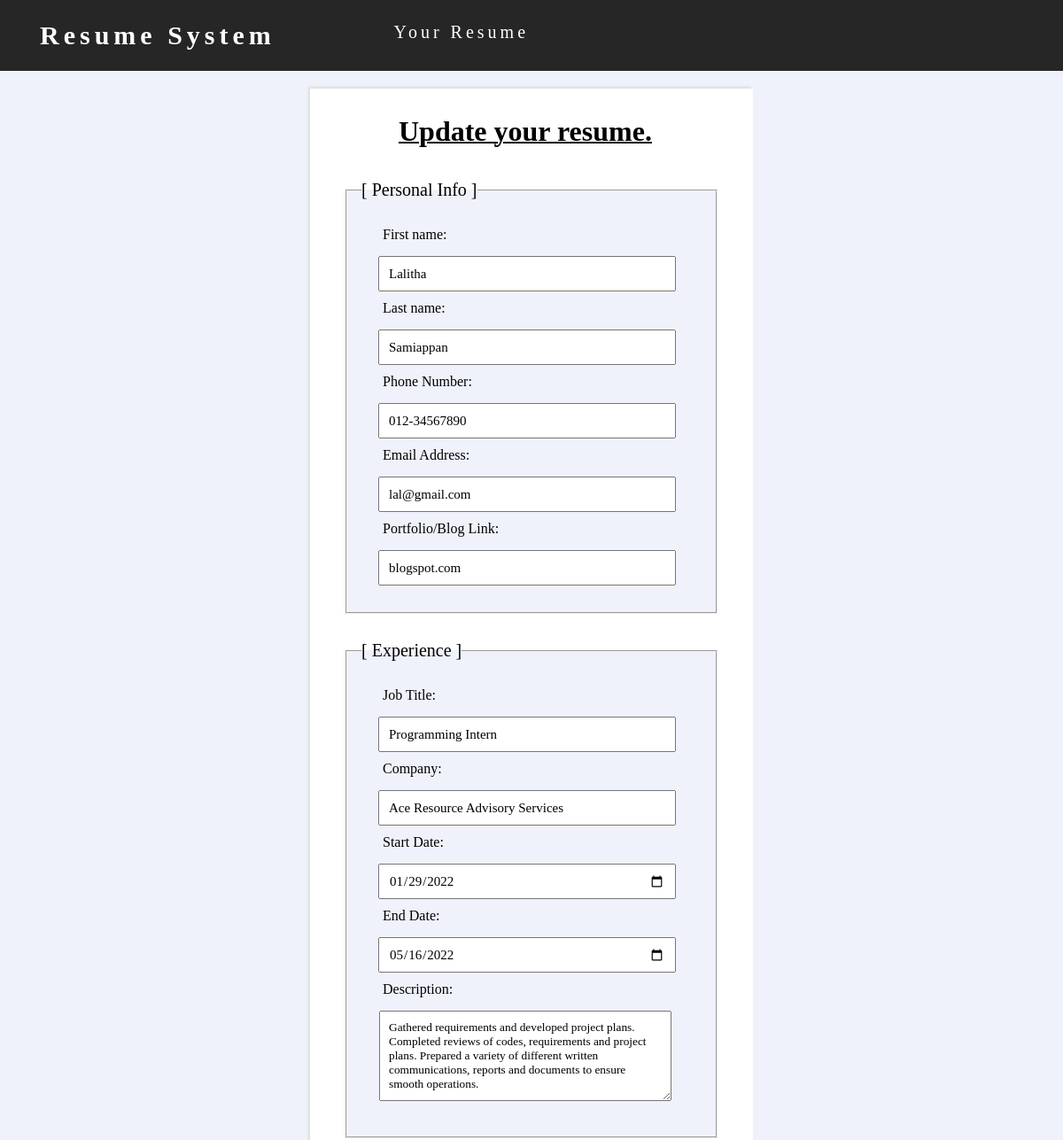
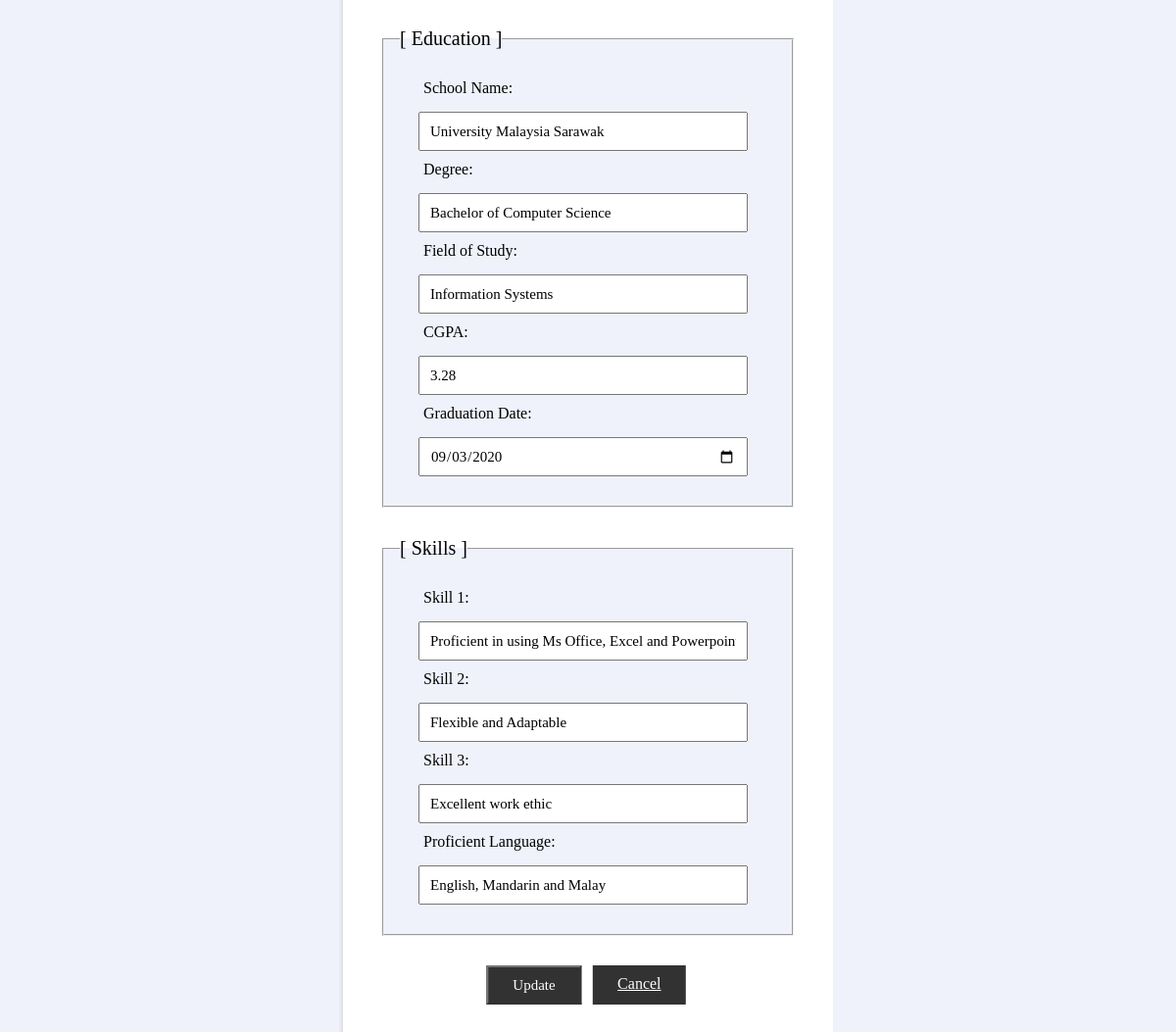
The page /pages/includes/edit.php?edit=4 on the database its author committed (2 pictures, top to bottom).
### tables this page shows
CREATE TABLE `resume` (
  `resume_id` int(11) NOT NULL,
  `fname` varchar(256) NOT NULL,
  `lname` varchar(256) NOT NULL,
  `phone` varchar(256) NOT NULL,
  `email` varchar(256) NOT NULL,
  `url` varchar(256) NOT NULL,
  `jobtitle` varchar(256) NOT NULL,
  `com_name` varchar(256) NOT NULL,
  `start_job` varchar(256) NOT NULL,
  `end_job` varchar(256) NOT NULL,
  `descrip` varchar(256) NOT NULL,
  `school` varchar(256) NOT NULL,
  `degree` varchar(256) NOT NULL,
  `field` varchar(256) NOT NULL,
  `cgpa` varchar(11) NOT NULL,
  `enddg` varchar(256) NOT NULL,
  `skill1` varchar(256) NOT NULL,
  `skill2` varchar(256) NOT NULL,
  `skill3` varchar(256) NOT NULL,
  `language` varchar(256) NOT NULL
);

### pages/includes/edit.php (the view, shortened to what this page needs)
<!DOCTYPE html>
<html>
<head>
	<link rel="stylesheet" href="https://cdnjs.cloudflare.com/ajax/libs/font-awesome/4.7.0/css/font-awesome.min.css">
	<link rel="stylesheet" href="style.css">
</head>
<body>
	<header>
	<div class="wrapper">
		<div class="logo">
			<h3>Resume System</h3>
		</div>
		<nav>
                <ul>
                 <li><a href ="../mainpage.php">Your Resume</a></li>
             </ul>
            </nav>
	</div>
	</header>
<?php
	require 'update.php';
	$resume_id = $_GET['edit'];
	$result =mysqli_query($conn, "SELECT * FROM resume where resume_id = '$resume_id'");
	$row = mysqli_fetch_assoc($result);
?>
	<div class="container">
	<form name="forms" action="update.php" method="post">
		<h1>Update your resume.</h1><br><br>
		<fieldset>
			<legend>[ Personal Info ]</legend>
		<div class="enter">
			<label for="fname">First name:</label>
			<input type="text" name="fname" value="<?php echo $row['fname']; ?>"/>
			<label for="lname">Last name:</label>
			<input type="text" name="lname" value="<?php echo $row["lname"]; ?>">
			<label for="phone">Phone Number:</label>
			<input type="text" name="phone" value="<?php echo $row["phone"]; ?>">
			<label for="email">Email Address:</label>
			<input type="email" name="email" value="<?php echo $row["email"]; ?>">
			<label for="url">Portfolio/Blog Link:</label>
			<input type="text" name="url" value="<?php echo $row["url"]; ?>">
		</div>
		</fieldset>
		<fieldset>
			<legend>[ Experience ]</legend>
			<div class="enter">
				<label for="jobtitle">Job Title:</label>
				<input type="text" name="jobtitle" value="<?php echo $row["jobtitle"]; ?>">
				<label for="com_name">Company:</label>
				<input type="text" name="com_name" value="<?php echo $row["com_name"]; ?>">
				<label for="start_job">Start Date:</label>
				<input type="date" name="start_job" value="<?php echo $row["start_job"]; ?>">
				<label for="end_job">End Date:</label>
				<input type="date" name="end_job" value="<?php echo $row["end_job"]; ?>">
				<label for="descrip">Description:</label>
				<textarea name="descrip" rows="5"><?php echo $row["descrip"]; ?></textarea>
			</div>
		</fieldset>
		<fieldset>
			<legend>[ Education ]</legend>
			<div class="enter">
				<label for="school">School Name:</label>
				<input type="text" name="school" value="<?php echo $row["school"]; ?>">
				<label for="degree">Degree:</label>
				<input type="text" name="degree" value="<?php echo $row["degree"]; ?>">
				<label for="field">Field of Study:</label>
				<input type="text" name="field" value="<?php echo $row["field"]; ?>">
				<label for="cgpa">CGPA:</label>
				<input type="text" name="cgpa" value="<?php echo $row["cgpa"]; ?>">
				<label for="enddg">Graduation Date:</label>
				<input type="date" name="enddg" value="<?php echo $row["enddg"]; ?>">
			</div>
		</fieldset>
		<fieldset>
			<legend>[ Skills ]</legend>
		<div class="enter">
			<label for="skill1">Skill 1:</label>
			<input type="text" name="skill1" value="<?php echo $row["skill1"]; ?>">
			<label for="skill2">Skill 2:</label>
			<input type="text" name="skill2" value="<?php echo $row["skill2"]; ?>">
			<label for="skill3">Skill 3:</label>
			<input type="text" name="skill3" value="<?php echo $row["skill3"]; ?>">
			<label for="language">Proficient Language:</label>
			<input type="text" name="language" value="<?php echo $row["language"]; ?>">
		</div>
	</fieldset>
	<div class="wrapper-button">
		<input class="edit" type="submit" name="submit" value="Update"><a href="../mainpage.php" id="link" class="edit">Cancel</a>
	</div>
	</form>
	</div>
</body>
</html>

### pages/includes/style.css (style rules this page uses)
* { margin: 0; padding: 0; box-sizing: border-box; font-family: Lora; }
body { justify-content: center; align-items: center; background: #EFF2FA; }
header { background: #262626; width: 100%; height: 80px; z-index:12; position:fixed; }
.wrapper { width: 1170px; margin:0 auto; }
.logo { width:30%; float:left; line-height:80px; }
.logo h3 { text-decoration: none; padding-left: 30px; font-size:30px; color:#fff; font-family: Ubuntu; letter-spacing: 5px; }
nav { width:65%; margin: auto; padding: 25px 0; display: flex; font-family: Lora; align-items: center; letter-spacing: 4px; font-size: 20px; color: #fff; justify-content: space-between; float: right; }
nav ul li { list-style:none; display: inline-block; margin: 0 20px; position: relative; }
nav ul li a { text-decoration: none; color: #fff; }
nav ul li::after { content: ''; height: 3px; width: 0; background: #fff; position: absolute; left: 0; bottom: -10px; transition: 0.5s; }
.container { position: relative; width: 500px; justify-content: center; align-items: center; top: 100px; margin: 0 auto; margin-bottom: 200px; padding: 10px 10px 70px 10px; border: 10px solid #fff; box-shadow: -2px -2px 3px #ddd; background: #fff; }
.container h1 { margin: 10px 0 0 80px; width: 100%; font-family: Ubuntu; text-decoration: underline 2px; }
legend { margin-left: 16px; font-size: 20px; }
fieldset { margin: 0 20px 30px 20px; padding: 10px 10px 30px 0; background: #EFF2FA; align-content: center; }
.enter label { padding: 10px 10px 5px 10px; width: 100%; }
.enter select, input { margin: 10px 10px 0 5px; padding: 10px 10px 10px 10px; width: 100%; height: 40px; font-size: 15px; }
.enter { margin: 10px 40px 0 30px; display: flex; flex-direction: column; }
textarea { margin: 10px 0 10px 6px; padding: 10px 10px 10px 10px; resize: vertical; width: 330px; max-height: 300px; }
.wrapper-button { width: 300px; height: 20px; display: flex; padding: 10px 0 0 170px; }
#link { margin-top: 10px; }
.edit { background-color: #000; color: white; width: 100px; height: 40px; padding: 10px 25px 10px 25px; opacity: 0.8; font-family: Lora; -ms-transform: translate(-50%, -50%); transform: translate(-50%, -50%); cursor: pointer; }

### rows shown on the page
resume: fname "Lalitha", lname "Samiappan", phone "012-34567890", email "lal@gmail.com", url "blogspot.com", jobtitle "Programming Intern", com_name "Ace Resource Advisory Services", start_job "01/29/2022", end_job "05/16/2022", descrip "Gathered requirements and developed project plans. Completed reviews of codes, requirements and project plans. Prepared a variety of different written communications, reports and documents to ensure smooth operations.", school "University Malaysia Sarawak", degree "Bachelor of Computer Science", field "Information Systems", cgpa "3.28", enddg "09/03/2020", skill1 "Proficient in using Ms Office, Excel and Powerpoint", skill2 "Flexible and Adaptable", skill3 "Excellent work ethic", language "English, Mandarin and Malay"
